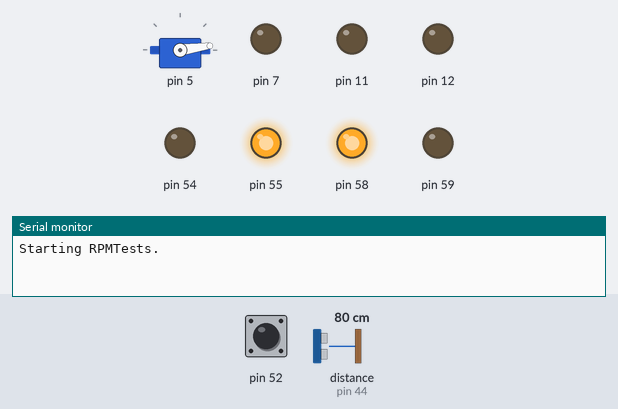
Simulated run of this sketch. Board: Arduino Mega 2560, built with avr-gcc and run on an emulated ATmega2560. On the bench: servo, output pins drawn as LEDs (lit = HIGH), the last lines printed to the serial monitor. The test bench sets the inputs (shaded band); at power-on: distance to the obstacle (sensor on pin 44) 80 cm, pin 52 HIGH.

Above: at 0.1 s.
At 1.2 s:
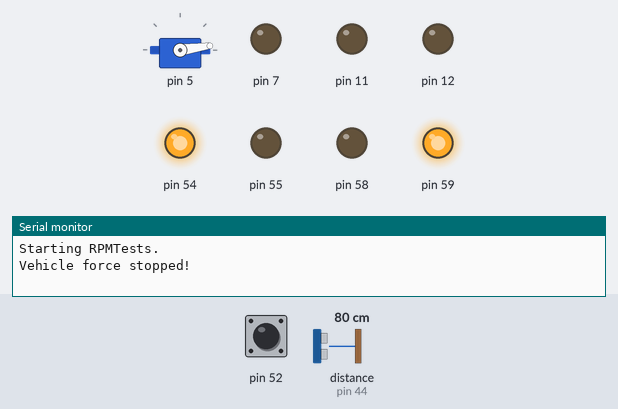
1.3 s: distance to the obstacle (sensor on pin 44) set to 2 cm
3.7 s: distance to the obstacle (sensor on pin 44) set to 9 cm
Timing chart, 0 to 6.7 s (numbered marks = the images above; inputs shaded):
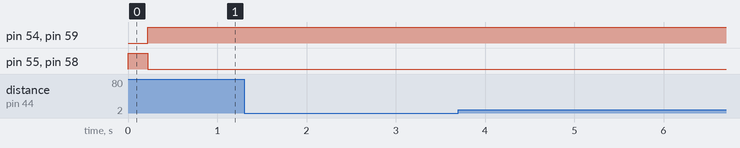

The sketch:

RPMTests.ino
```cpp
#include <Servo.h>
#include "Hardware.h"
#include "Vehicle.h"
#include "AllStates.h"

States::Shooting state;
States::Hole first, second;
void setup()
{
  Serial.begin(9600);

  Vehicle::Setup();

  Serial.println("Starting RPMTests.");
}

void loop()
{
  Serial.println(state.ReadRPM( 4 ));
}
```
